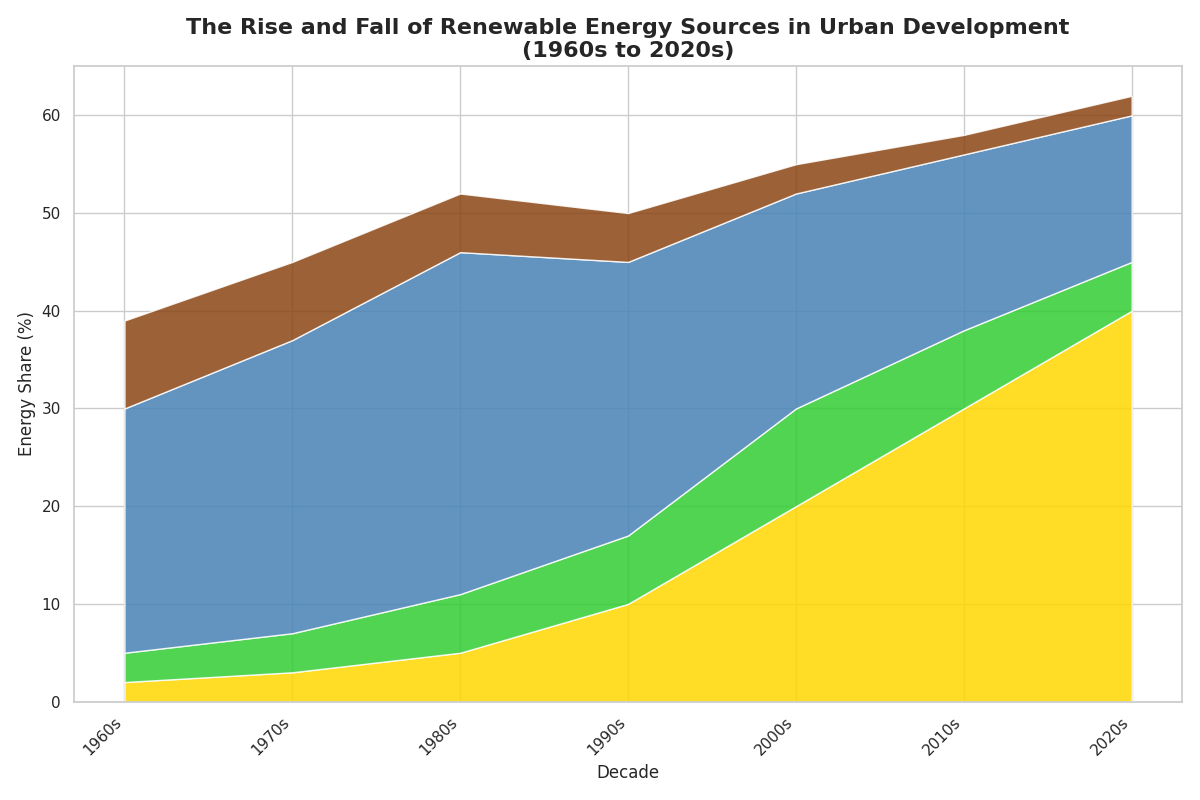

Reproduce this figure in Python.
import matplotlib.pyplot as plt
import numpy as np

decades = ['1960s', '1970s', '1980s', '1990s', '2000s', '2010s', '2020s']
solar = [2, 3, 5, 10, 20, 30, 40]
geothermal = [3, 4, 6, 7, 10, 8, 5]
hydropower = [25, 30, 35, 28, 22, 18, 15]
biomass = [9, 8, 6, 5, 3, 2, 2]

data = np.vstack([solar, geothermal, hydropower, biomass])

fig, ax = plt.subplots(figsize=(12, 8))
ax.stackplot(decades, data, colors=['#FFD700', '#32CD32', '#4682B4', '#8B4513'], alpha=0.85)

ax.set_title('The Rise and Fall of Renewable Energy Sources in Urban Development\n(1960s to 2020s)', fontsize=16, fontweight='bold', loc='center')
ax.set_xlabel('Decade', fontsize=12)
ax.set_ylabel('Energy Share (%)', fontsize=12)

plt.xticks(rotation=45, ha='right')
plt.tight_layout()
plt.show()
